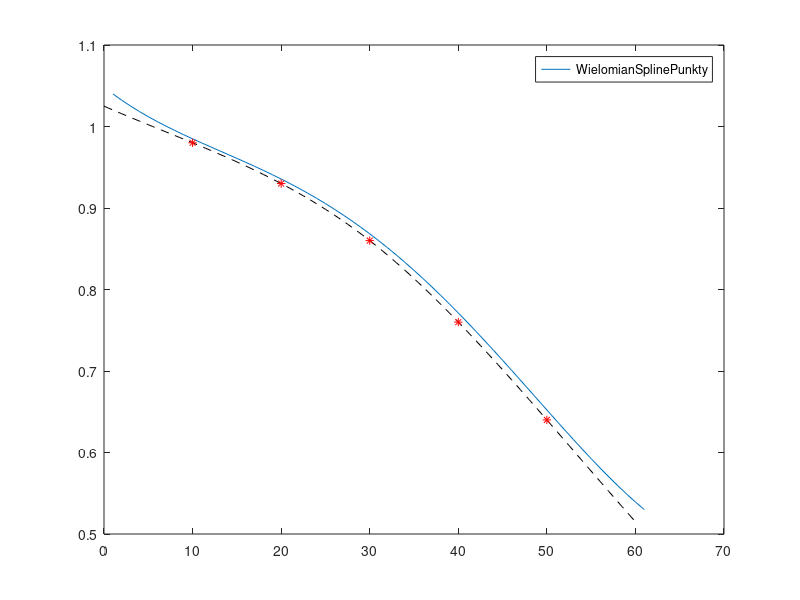

The MATLAB source for this figure:


close all;
clear;

X = [  10,   20,   30,  40,  50];
Y = [0.98, 0.93, 0.86, .76, .64];
a = zeros(1,length(X));
w = zeros(length(X)-1);

xx = 0:0.5:60;
yy=spline(X,Y,xx);

for i = 1:length(X)
    mian = 1;
    k = 1;
    for j = 1:length(X)
        if (j == i) 
%             if(j == length(X))
%                 break;
%             end
            continue;
        else
            mian = mian .* (X(i)-X(j));
%             mian = mian .* (X(i)-X(j));
        end
        k=k+1;
    end
    a(1,i) = Y(i)./mian;
end

for i = 1:length(X)
    k = 1;
    for j = 1:(length(X))
        if (j == i) 
            continue;
        else
            w(i,k) = (X(j));
        end
        k = k+1;
    end
end

f = @(x) ... 
    (a(1).*(x-w(1,1)).*(x-w(1,2)).*(x-w(1,3)).*(x-w(1,4))) + ...
    (a(2).*(x-w(2,1)).*(x-w(2,2)).*(x-w(2,3)).*(x-w(2,4))) + ...
    (a(3).*(x-w(3,1)).*(x-w(3,2)).*(x-w(3,3)).*(x-w(3,4))) + ...
    (a(4).*(x-w(4,1)).*(x-w(4,2)).*(x-w(4,3)).*(x-w(4,4))) + ...
    (a(5).*(x-w(5,1)).*(x-w(5,2)).*(x-w(5,3)).*(x-w(5,4)));

t = 0:60;
figure(1);
plot(f(t));
hold on;
plot(xx,yy, 'black--')
plot(X,Y, '*r');
legend(["Wielomian","Spline", "Punkty"]);

